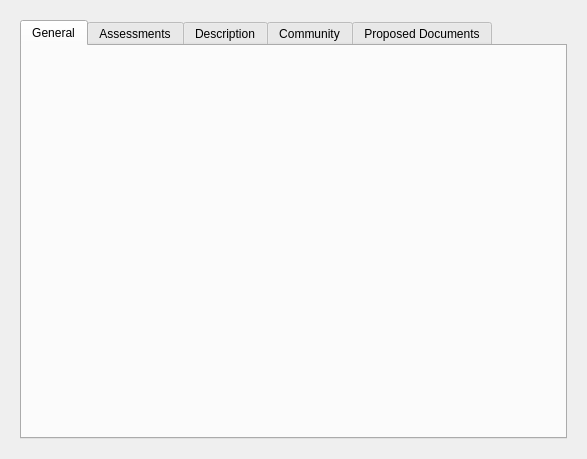
<ui version="4.0" >
 <class>KViewProfile</class>
 <widget class="QWidget" name="KViewProfile" >
  <property name="geometry" >
   <rect>
    <x>0</x>
    <y>0</y>
    <width>587</width>
    <height>459</height>
   </rect>
  </property>
  <property name="windowTitle" >
   <string>Form</string>
  </property>
  <layout class="QVBoxLayout" name="verticalLayout" >
   <item>
    <widget class="QWidget" native="1" name="widget" >
     <layout class="QVBoxLayout" name="verticalLayout_2" >
      <item>
       <widget class="QTabWidget" name="Infos" >
        <property name="currentIndex" >
         <number>0</number>
        </property>
        <widget class="QWidget" name="tab" >
         <attribute name="title" >
          <string>General</string>
         </attribute>
         <layout class="QVBoxLayout" name="verticalLayout_3" >
          <item>
           <widget class="QGObjectVars" native="1" name="Vars" />
          </item>
         </layout>
        </widget>
        <widget class="QWidget" name="tab_2" >
         <attribute name="title" >
          <string>Assessments</string>
         </attribute>
         <layout class="QGridLayout" name="gridLayout" >
          <item row="0" column="0" colspan="2" >
           <widget class="QGObjectsList" native="1" name="Assessments" >
            <property name="sizePolicy" >
             <sizepolicy vsizetype="Preferred" hsizetype="Preferred" >
              <horstretch>0</horstretch>
              <verstretch>0</verstretch>
             </sizepolicy>
            </property>
           </widget>
          </item>
         </layout>
        </widget>
        <widget class="QWidget" name="tab_3" >
         <attribute name="title" >
          <string>Description</string>
         </attribute>
         <layout class="QVBoxLayout" name="verticalLayout_4" >
          <item>
           <widget class="QGWeightInfos" native="1" name="Desc" />
          </item>
         </layout>
        </widget>
        <widget class="QWidget" name="tab_4" >
         <attribute name="title" >
          <string>Community</string>
         </attribute>
         <layout class="QVBoxLayout" name="verticalLayout_5" >
          <item>
           <widget class="QGObjectsList" native="1" name="Community" />
          </item>
         </layout>
        </widget>
        <widget class="QWidget" name="tab_5" >
         <attribute name="title" >
          <string>Proposed Documents</string>
         </attribute>
         <layout class="QVBoxLayout" name="verticalLayout_6" >
          <item>
           <widget class="QGObjectsList" native="1" name="Links" />
          </item>
         </layout>
        </widget>
       </widget>
      </item>
     </layout>
    </widget>
   </item>
  </layout>
 </widget>
 <customwidgets>
  <customwidget>
   <class>QGObjectVars</class>
   <extends>QWidget</extends>
   <header>qgobjectvars.h</header>
   <container>1</container>
  </customwidget>
  <customwidget>
   <class>QGWeightInfos</class>
   <extends>QWidget</extends>
   <header>qgweightinfos.h</header>
   <container>1</container>
  </customwidget>
  <customwidget>
   <class>QGObjectsList</class>
   <extends>QWidget</extends>
   <header>qgobjectslist.h</header>
   <container>1</container>
  </customwidget>
 </customwidgets>
 <resources/>
 <connections/>
</ui>
